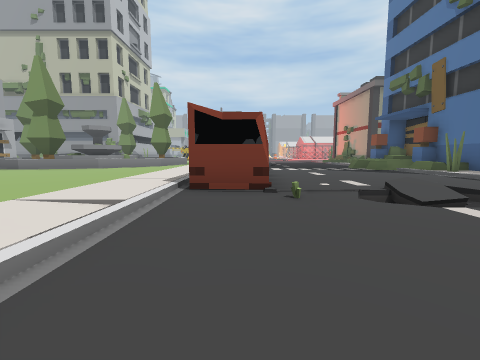
view 1 (above)

24 first-person views from a walk through a scene from a Unity 3-D project. The camera is 1.2 m above the floor, tilts 6° down and sees 90° across. The floor is counted in squares, 2 m on a side. Each view is taken from the middle of a square. On the plan, view 1 faces up. The plan holds only what a view shows up to about 9 squares ahead; the rest is blank. The place goes on beyond the plan. The player character is not drawn. Some animated figures are not drawn.

view 2
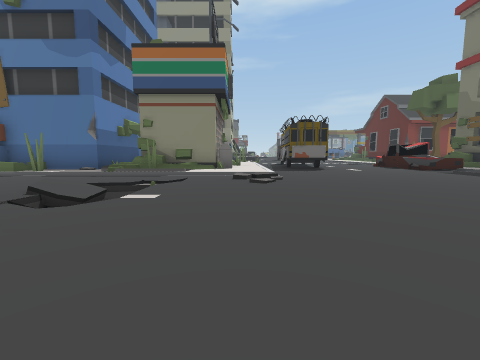

view 3
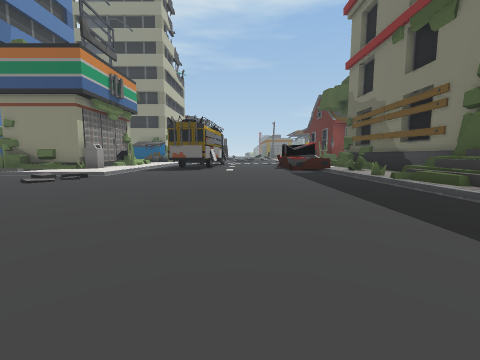

view 4
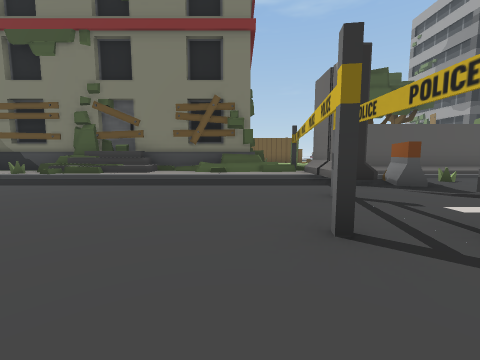

view 5
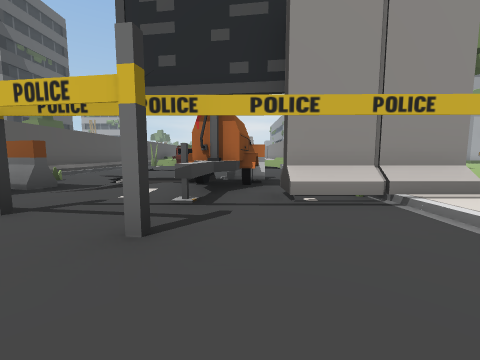

view 6
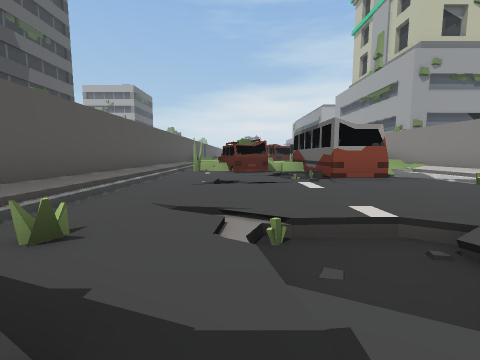

view 7
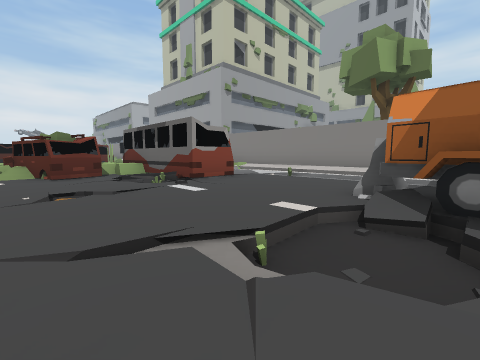

view 8
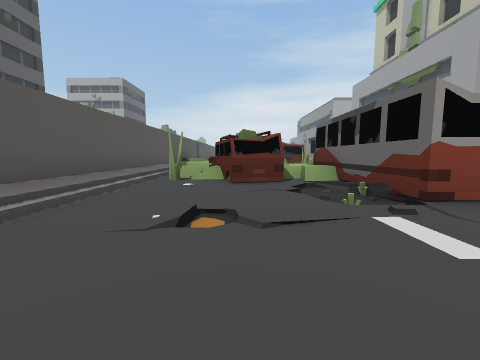

view 9
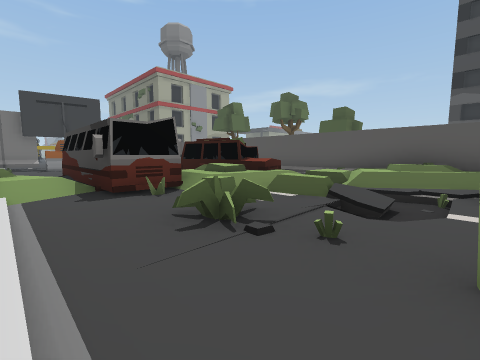

view 10
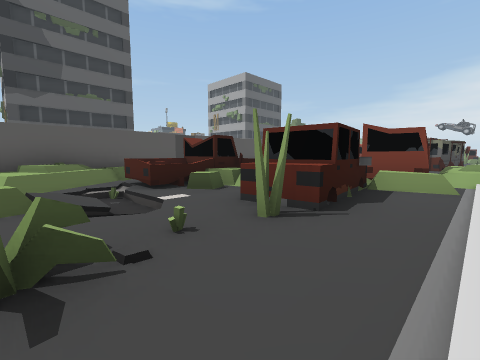

view 11
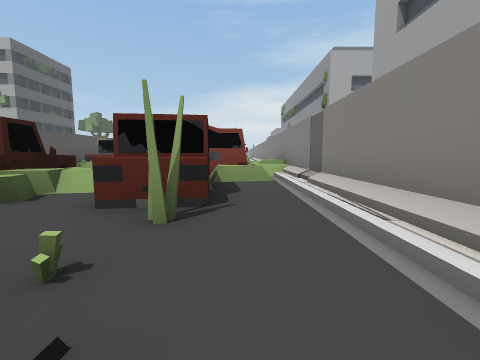

view 12
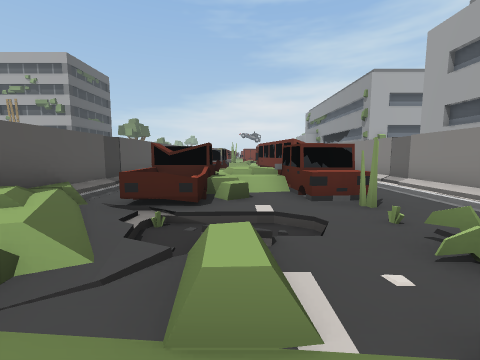

view 13
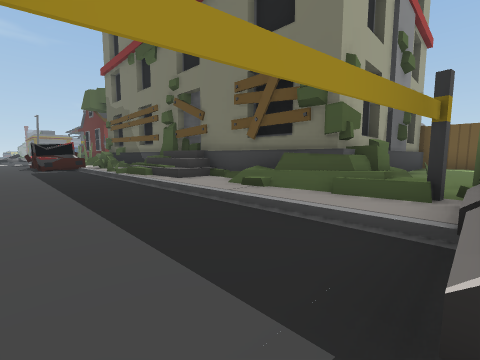

view 14
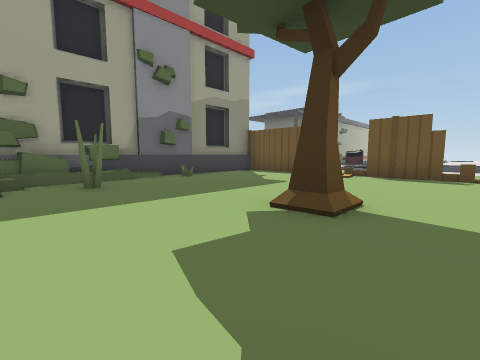

view 15
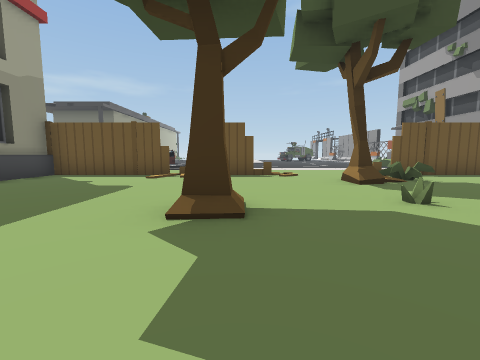

view 16
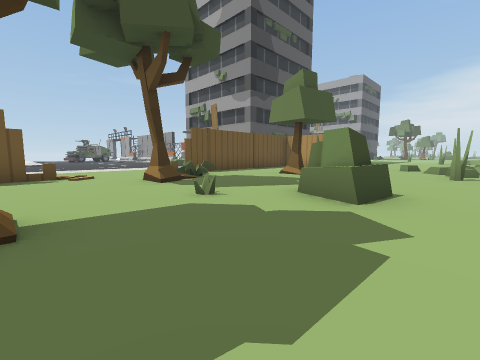

view 17
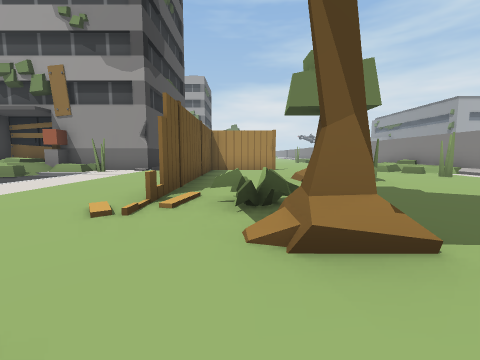

view 18
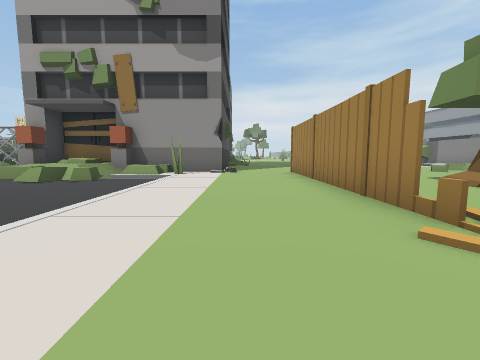

view 19
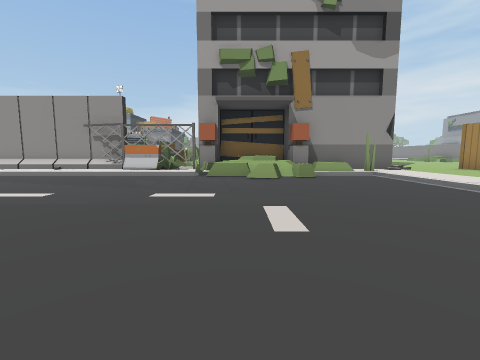

view 20
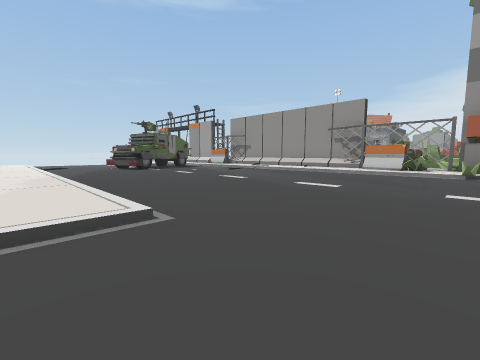

view 21
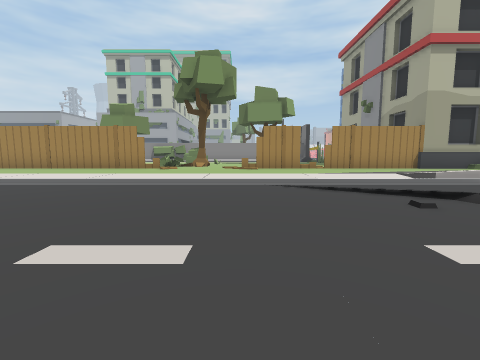

view 22
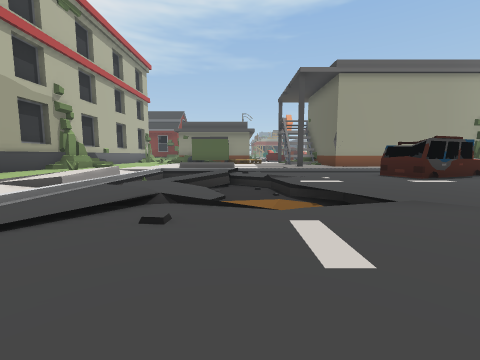

view 23
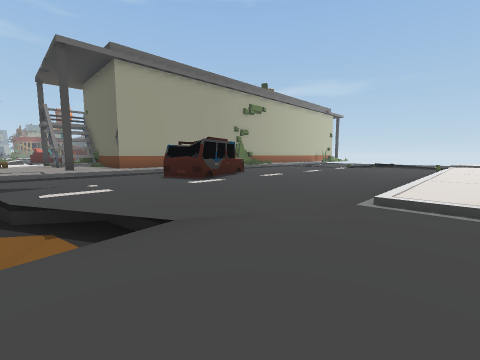

view 24
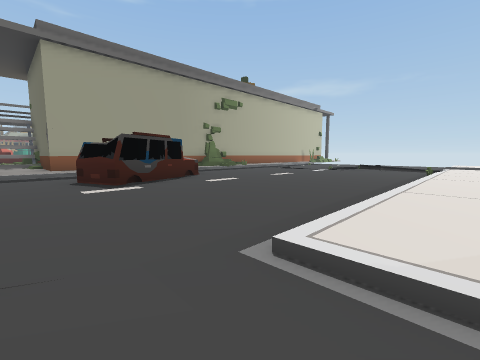

### Floor plan
Key: @ floor where view 1 was taken; # wall or solid block; x gap in a wall; . main floor; : floor 0.25 m higher than the main floor; + floor 0.5 m higher than the main floor; - floor 0.5 m lower than the main floor; * floor 0.75 m higher than the main floor; % floor 1 m higher than the main floor; / step, stairs or slope; = window, fence, low wall or low ledge; ^ raised ledge; O other object.
Columns run from 24 left of view 1 to 8 right of it. Each row starts with its distance up from view 1.
  9                 =^^=:::   ..../#
  8                  ::::::   ..../##
  7                  ::::::  .....#:#
  6                  ::::::/ .....//#
  5                  : ::::/O.....///
  4                  O  :::/O./////##
  3                      ::/../-///:#
  2                       :/...././:#
  1 ######     #######   # /....///::
  0 ///////////////////  #//@....////
 -1 O^......../  /.......#...........
 -2 O#OOOO/O.OOOOOO...#OOO...........
 -3   OO../.=/OO///.../O.O#..........
 -4  %*#=./^////O//...-/.............
 -5 =OOOO/-///OOO../..//.............
 -6    OO///= O/.../..O/##..........O
 -7      //+x//O/////////#//////////O
 -8   ######### ##########///:////:=
 -9       ///O::::::::::://##########
-10       :/:::::##::::::#^#
-11       //:::::#::::::::##
-12        ::::#:::=:O:::::#
-13        :::#:::::::::::=#
-14         ::::::#::::::::#
-15         :::::=:::::::::#
-16       :#####OO::OOOOO#####
-17       ::::::::::::::::::=/
-18       ::::::::::::::::::
-19       #:::::::::::::///..:
-20       #:#/////////////////
-21       ##/.........////////
-22       ##/..........///=///
-23        //=.........//--//=
-24        ///.........////../.:::
-25       ##=................//:::
-26       :=/................/#::#
-27        O/......////....../:###
-28       OO/....../::/...OO./:#
-29       #:/....../::/....O
-30       #//....../::/....O
-31       #:/....../::/......
-32       #:  ...../::/......
-33       #    ..../::/.....
-34             .../::/....
-35              ../::/...
-36               ./::///
-37                /::/

Where each view was taken, in squares from view 1:
view 1: 0 up, 0 right, facing up
view 2: 1 up, 1 left, facing right
view 3: 4 down, 1 left, facing right
view 4: 1 down, 1 left, facing down
view 5: 2 down, 0 right, facing left
view 6: 5 down, 4 left, facing left
view 7: 6 down, 5 left, facing up-left
view 8: 5 down, 7 left, facing left
view 9: 0 up, 19 left, facing down-right
view 10: 0 up, 17 left, facing down-left
view 11: 1 down, 17 left, facing left
view 12: 4 down, 15 left, facing left
view 13: 5 down, 3 left, facing down-right
view 14: 9 down, 8 left, facing down-right
view 15: 9 down, 7 left, facing down
view 16: 9 down, 7 left, facing down-left
view 17: 15 down, 8 left, facing left
view 18: 18 down, 9 left, facing left
view 19: 24 down, 9 left, facing left
view 20: 25 down, 8 left, facing down-left
view 21: 25 down, 8 left, facing up
view 22: 23 down, 8 left, facing right
view 23: 24 down, 7 left, facing down-right
view 24: 26 down, 7 left, facing down-right
